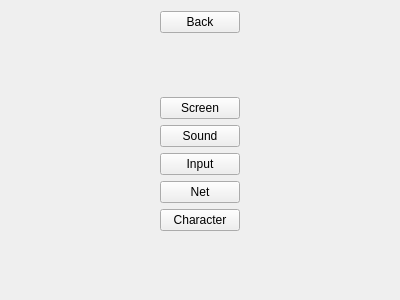
<?xml version="1.0" encoding="UTF-8"?>
<ui version="4.0">
 <class>SettingsScreen</class>
 <widget class="QWidget" name="SettingsScreen">
  <property name="geometry">
   <rect>
    <x>0</x>
    <y>0</y>
    <width>400</width>
    <height>300</height>
   </rect>
  </property>
  <property name="windowTitle">
   <string>Form</string>
  </property>
  <layout class="QHBoxLayout" name="horizontalLayout">
   <item>
    <spacer name="horizontalSpacer">
     <property name="orientation">
      <enum>Qt::Horizontal</enum>
     </property>
     <property name="sizeHint" stdset="0">
      <size>
       <width>139</width>
       <height>20</height>
      </size>
     </property>
    </spacer>
   </item>
   <item>
    <layout class="QVBoxLayout" name="verticalLayout">
     <item>
      <widget class="QPushButton" name="pushButton">
       <property name="text">
        <string>Back</string>
       </property>
      </widget>
     </item>
     <item>
      <spacer name="verticalSpacer">
       <property name="orientation">
        <enum>Qt::Vertical</enum>
       </property>
       <property name="sizeHint" stdset="0">
        <size>
         <width>20</width>
         <height>40</height>
        </size>
       </property>
      </spacer>
     </item>
     <item>
      <widget class="QPushButton" name="screenButton">
       <property name="text">
        <string>Screen</string>
       </property>
      </widget>
     </item>
     <item>
      <widget class="QPushButton" name="soundButton">
       <property name="text">
        <string>Sound</string>
       </property>
      </widget>
     </item>
     <item>
      <widget class="QPushButton" name="inputButton">
       <property name="text">
        <string>Input</string>
       </property>
      </widget>
     </item>
     <item>
      <widget class="QPushButton" name="netButton">
       <property name="text">
        <string>Net</string>
       </property>
      </widget>
     </item>
     <item>
      <widget class="QPushButton" name="characterButton">
       <property name="text">
        <string>Character</string>
       </property>
      </widget>
     </item>
     <item>
      <spacer name="verticalSpacer_2">
       <property name="orientation">
        <enum>Qt::Vertical</enum>
       </property>
       <property name="sizeHint" stdset="0">
        <size>
         <width>20</width>
         <height>40</height>
        </size>
       </property>
      </spacer>
     </item>
    </layout>
   </item>
   <item>
    <spacer name="horizontalSpacer_2">
     <property name="orientation">
      <enum>Qt::Horizontal</enum>
     </property>
     <property name="sizeHint" stdset="0">
      <size>
       <width>138</width>
       <height>20</height>
      </size>
     </property>
    </spacer>
   </item>
  </layout>
 </widget>
 <resources/>
 <connections/>
</ui>
